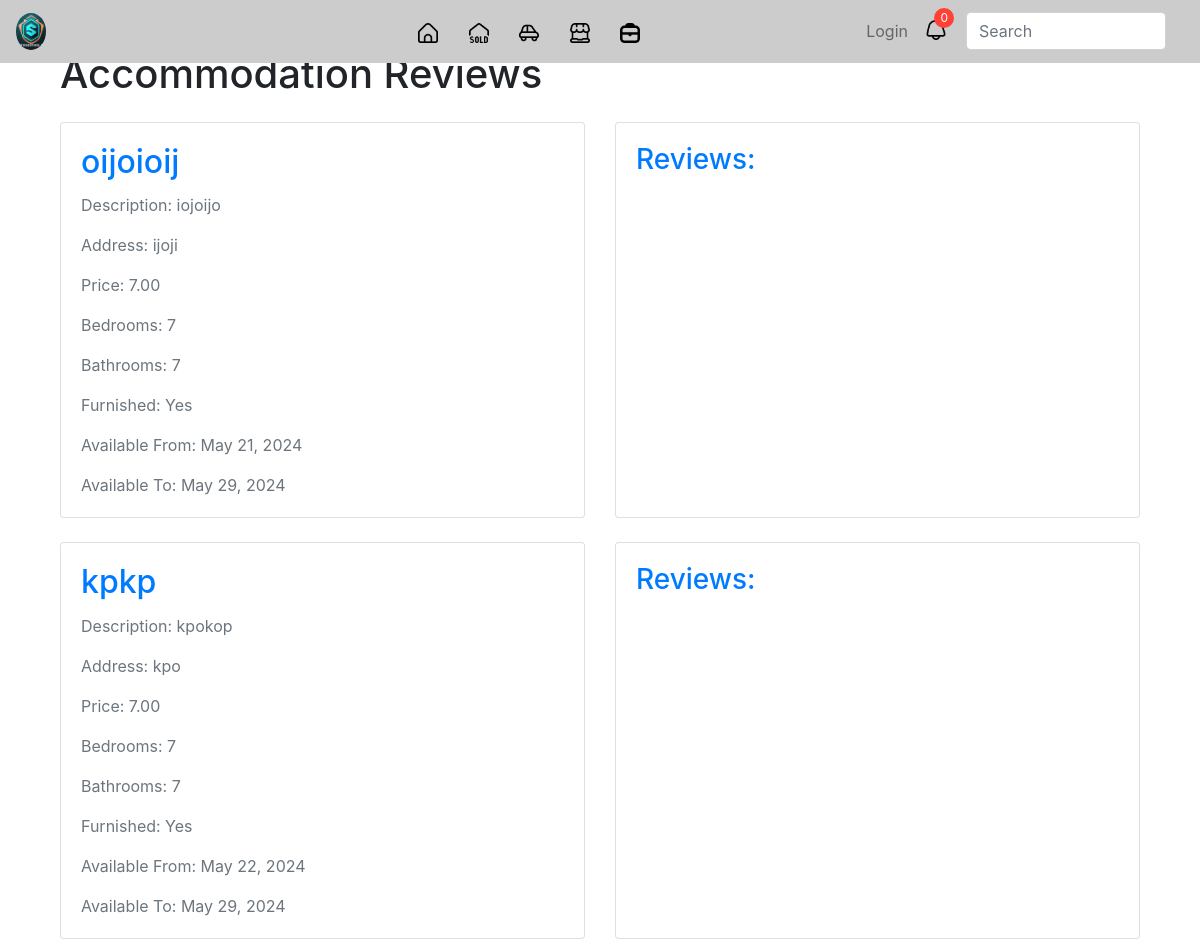
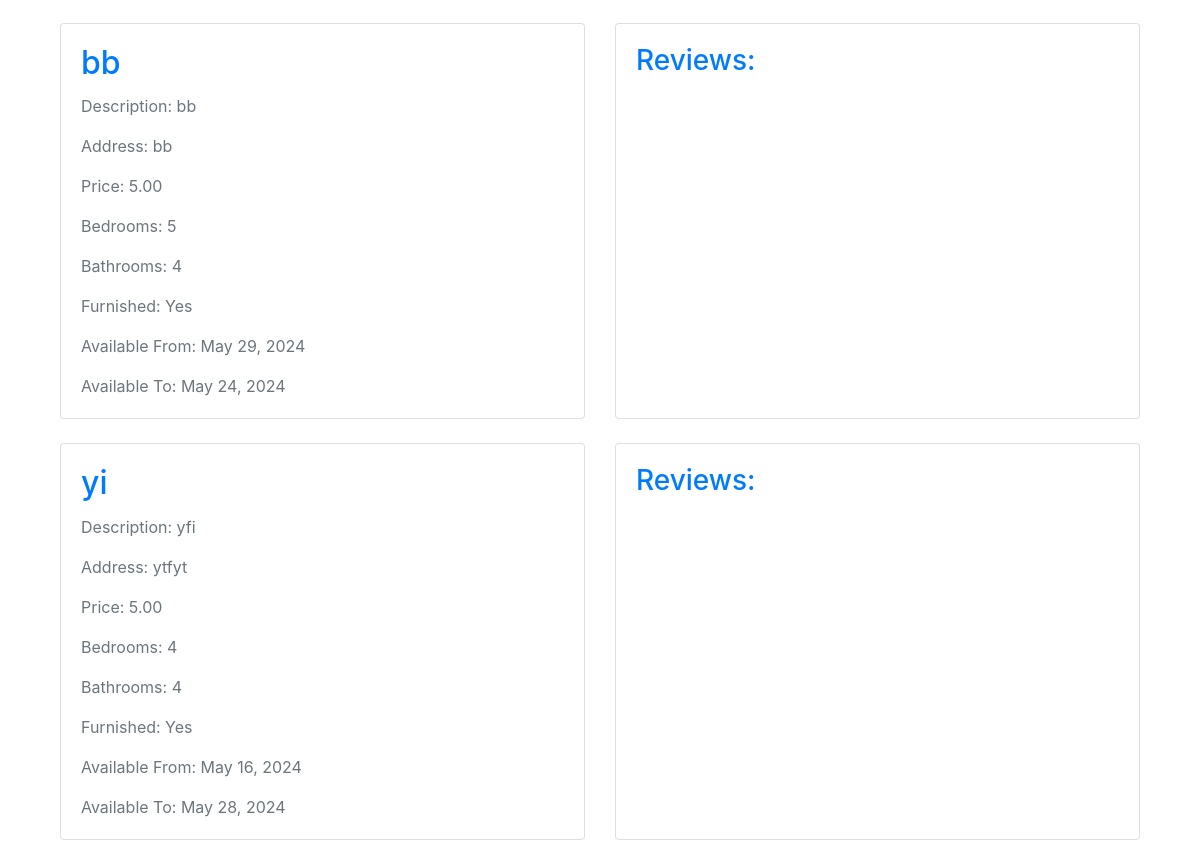
Page /accommodation_reviews/ on the committed database (2 pictures, top to bottom).
### logement/models.py (models this page shows, shortened)
class Accommodation(models.Model):
    title = models.CharField(max_length=100)
    description = models.TextField()
    address = models.CharField(max_length=200)
    price = models.DecimalField(max_digits=10, decimal_places=2)
    bedrooms = models.PositiveIntegerField()
    bathrooms = models.PositiveIntegerField()
    is_furnished = models.BooleanField(default=False)
    available_from = models.DateField()
    available_to = models.DateField()
    landlord = models.ForeignKey(settings.AUTH_USER_MODEL, on_delete=models.CASCADE)
    created_at = models.DateTimeField(auto_now_add=True)
    updated_at = models.DateTimeField(auto_now=True)
    image = models.ImageField(upload_to='accommodation_images', null=True, blank=True)

### logement/views.py (the view)
# urls.py: path('accommodation_reviews/', views.accommodation_reviews, name='accommodation_reviews'),
def accommodation_reviews(request):
    accommodations = Accommodation.objects.all()
    return render(request, 'accommodation_reviews.html', {'accommodations': accommodations})

### logement/templates/accommodation_reviews.html (shortened to what this page needs)
{% extends 'base.html' %} {% block content %}
<div class="container">
    <h1 class="my-4">Accommodation Reviews</h1>
    {% if accommodations %}
    <div class="row">
        {% for accommodation in accommodations %}
        <div class="col-md-6 mb-4">
            <div class="card h-100">
                <div class="card-body">
                    <h2 class="card-title text-primary">{{ accommodation.title }}</h2>
                    <p class="card-text text-muted">Description: {{ accommodation.description }}</p>
                    <p class="card-text text-muted">Address: {{ accommodation.address }}</p>
                    <p class="card-text text-muted">Price: {{ accommodation.price }}</p>
                    <p class="card-text text-muted">Bedrooms: {{ accommodation.bedrooms }}</p>
                    <p class="card-text text-muted">Bathrooms: {{ accommodation.bathrooms }}</p>
                    <p class="card-text text-muted">Furnished: {% if accommodation.is_furnished %}Yes{% else %}No{% endif %}</p>
                    <p class="card-text text-muted">Available From: {{ accommodation.available_from }}</p>
                    <p class="card-text text-muted">Available To: {{ accommodation.available_to }}</p>
                </div>
            </div>
        </div>
        <div class="col-md-6 mb-4">
            <div class="card h-100">
                <div class="card-body">
                    <h3 class="text-primary">Reviews:</h3>
                </div>
            </div>
        </div>
        {% endfor %}
    </div>
    {% else %}
    <p>No accommodations found.</p>
    {% endif %}
</div>
{% endblock %}

### rows in the picture
Accommodation: title "oijoioij", description "iojoijo", address "ijoji", price "7.00", bedrooms "7", bathrooms "7", is_furnished "Yes", available_from "May 21, 2024", available_to "May 29, 2024"
Accommodation: title "kpkp", description "kpokop", address "kpo", price "7.00", bedrooms "7", bathrooms "7", is_furnished "Yes", available_from "May 22, 2024", available_to "May 29, 2024"
Accommodation: title "bb", description "bb", address "bb", price "5.00", bedrooms "5", bathrooms "4", is_furnished "Yes", available_from "May 29, 2024", available_to "May 24, 2024"
Accommodation: title "yi", description "yfi", address "ytfyt", price "5.00", bedrooms "4", bathrooms "4", is_furnished "Yes", available_from "May 16, 2024", available_to "May 28, 2024"
